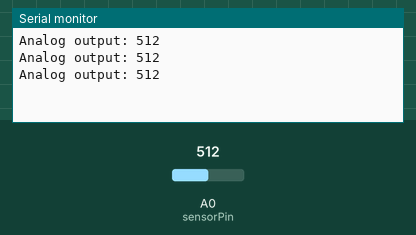
Recording of a sketch running on a simulated Arduino Uno, built with avr-gcc and run on an emulated ATmega328P. Shown: the last lines printed to the serial monitor. The inputs (shaded band) are chosen by the test bench; at power-on: A0 (sensorPin) = 512.

Above: at 1.3 s.
1.4 s: A0 (sensorPin) set to 716
At 1.9 s:
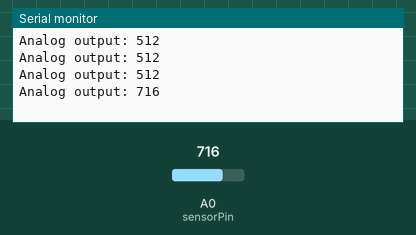
2.9 s: A0 (sensorPin) set to 900
At 3.4 s:
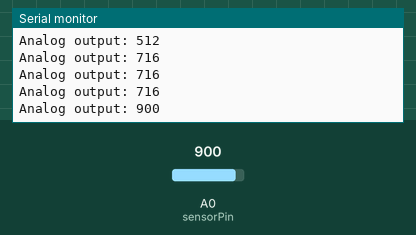
Timing chart, 0 to 5.9 s (numbered marks = the images above; inputs shaded):
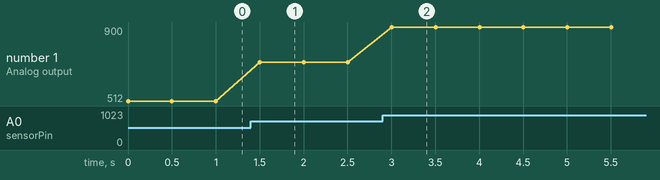

The sketch:

soil-moisture-sensor.ino
```cpp
// Define the pins
// Pinleri tanımla
int sensorPin = A0;
int sensorValue;

// initialise connection
// Seri konsol ile bağlantıyı tanımla
void setup() {
  Serial.begin(9600);
}

void loop() {
  // read sensor
  // sensörü oku
  sensorValue = analogRead(sensorPin);

  // show values
  // okunan değerleri göster
  Serial.print("Analog output: "); Serial.println(sensorValue);
  delay(500);
}
```

Measured:
- after the input at 1.4 s, the serial monitor: prints a new line after 0.10 s (image 1)
- after the input at 2.9 s, the serial monitor: prints a new line after 0.10 s (image 2)
- plotted number 1: 512 → 716 after the input at 1.4 s, 716 → 900 after the input at 2.9 s
